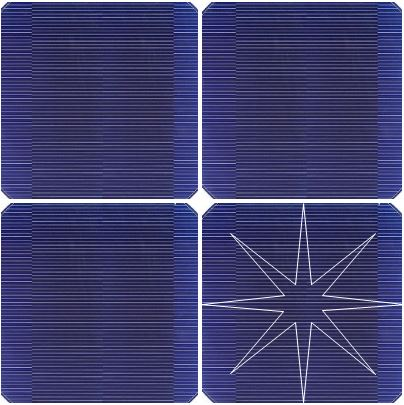
#> input picture playground/crack_test/panel4_crack2.JPG, 404 x 405 px, given in place of the camera
$ python houghcontour.py   (older library calls are emulated)
#> lines starting #> are read from the running program, lines starting #| are printed output that depends on the picture; after the words box and inside, x2 and y2 are one past the last pixel; in counts of white or black regions, pixels touching at a corner belong together
import cv2
import numpy as np

canny_lower = 100
canny_upper = 150

calib = np.load("/home/cae/PycharmProjects/crack_test/calib.npz")
#> (reads playground/crack_test/calib.npz from the repository)

mtx = calib['mtx']
dist = calib['dist']

cam = cv2.VideoCapture(0)

while(cam.isOpened()) :

    ret, img = cam.read()
#> img is the input picture: shape (405, 404, 3); mean B, G, R 111.7, 64.8, 64.9

    h, w = img.shape[:2]
#> h = 405; w = 404

    newcamera_mtx, roi = cv2.getOptimalNewCameraMatrix(mtx,dist,(w,h),1,(w,h))
#> roi = (16, 24, 382, 361)

    udst = cv2.undistort(img, mtx, dist, None, newcamera_mtx)
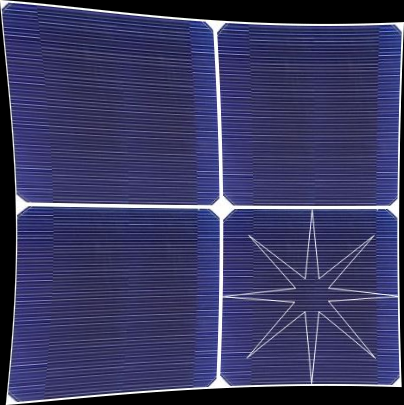
#> udst: shape (405, 404, 3); mean B, G, R 99.6, 57.6, 57.8

    x, y, w, h = roi
#> x = 16; y = 24; w = 382; h = 361

    udst = udst[y:y+h, x:x+h]
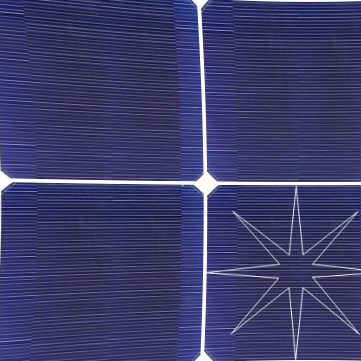
#> udst: shape (361, 361, 3); mean B, G, R 107.7, 61, 61.6

    udst = cv2.cvtColor(udst,cv2.COLOR_BGR2GRAY)
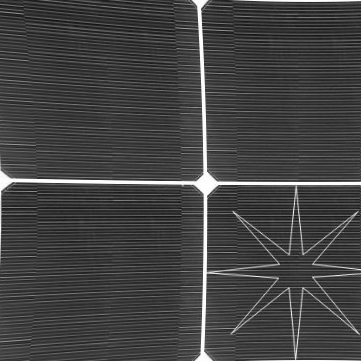
#> udst: shape (361, 361); min 15, max 255, mean 66.5

    udst = cv2.medianBlur(udst,5)
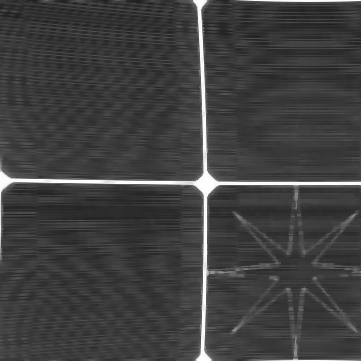
#> udst: shape (361, 361); min 31, max 254, mean 63.6

    udst = cv2.Canny(udst,canny_lower,canny_upper)
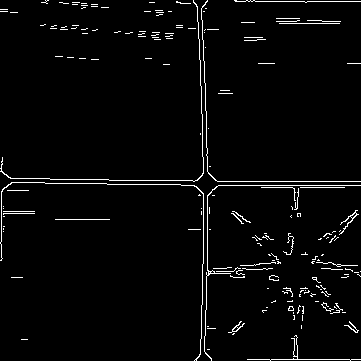
#> udst: shape (361, 361); 3% white in thin lines or dots

    udst = cv2.resize(udst,(500,500))
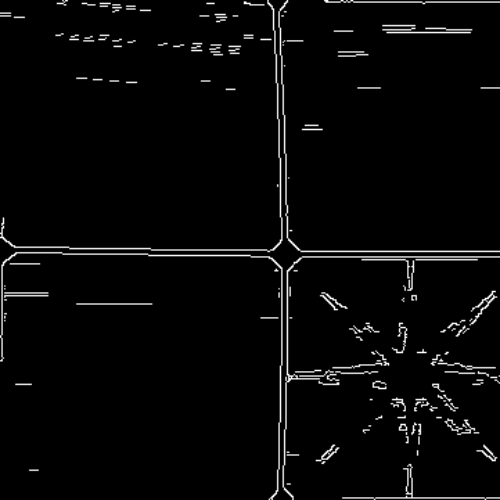
#> udst: shape (500, 500); min 0, max 255, mean 7.5

    cv2.imshow("CAM",udst)

    img_line = np.zeros((500,500))

    img_contour, contours, hierarchy = cv2.findContours(udst, cv2.RETR_TREE, cv2.CHAIN_APPROX_SIMPLE)
#> contours = 121 contours, 50 with area under 20; largest, box (x1, y1, x2, y2) and area: (282, 256, 500, 500) 1776, (0, 251, 283, 500) 1414, (0, 0, 283, 253) 984, (278, 0, 500, 253) 970, (382, 24, 473, 34) 456
    img_contour = cv2.drawContours(img_contour, contours, -1, (255, 255, 255), 3)
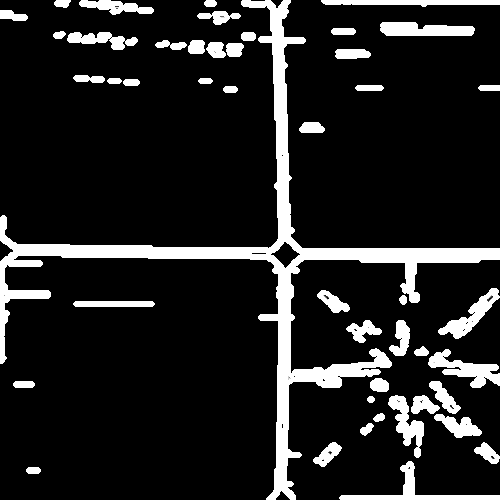
#> img_contour: shape (500, 500); 12.97% of pixels changed, all inside (x1, y1, x2, y2) = (0, 0, 500, 500)

    lines = cv2.HoughLines(udst,1,np.pi/180,90)
#> lines = 2171 rows, first 8: [244, 1.59], [278, 0], [248, 1.57], [-274, 3.12], [284, 0.0175], [-278, 3.12], [252, 1.57], [255, 1.57]

    if lines is not None:

        for line in lines:
            rho, theta = line[0]
            a = np.cos(theta)
            b = np.sin(theta)

            x0 = a * rho
            y0 = b * rho

            x1 = int(x0 + 1000 * (-b))
            y1 = int(y0 + 1000 * (a))

            x2 = int(x0 - 1000 * (-b))
            y2 = int(y0 - 1000 * (a))

            cv2.line(img_line, (x1, y1), (x2, y2), (255, 255, 255), 8)
#> this loop made 2171 passes
#> (rho, theta, a, b, x0, y0, x1, y1) on passes 1 to 3: (244, 1.59, -0.0175, 1, -4.26, 244, -1004, 226), (278, 0, 1, 0, 278, 0, 278, 1000), (248, 1.57, -4.37e-08, 1, -1.08e-05, 248, -1000, 247)
#> img_line: shape (500, 500) float64; every value is 255

    result = (img_contour)-(img_line)

    cv2.imshow("hough lines",img_line)
    cv2.imshow("contour",img_contour)
    cv2.imshow("result",result)

    if(cv2.waitKey(1)==27) :
#> (key Esc is pressed here)
        break

cam.release()
cv2.destroyAllWindows()
